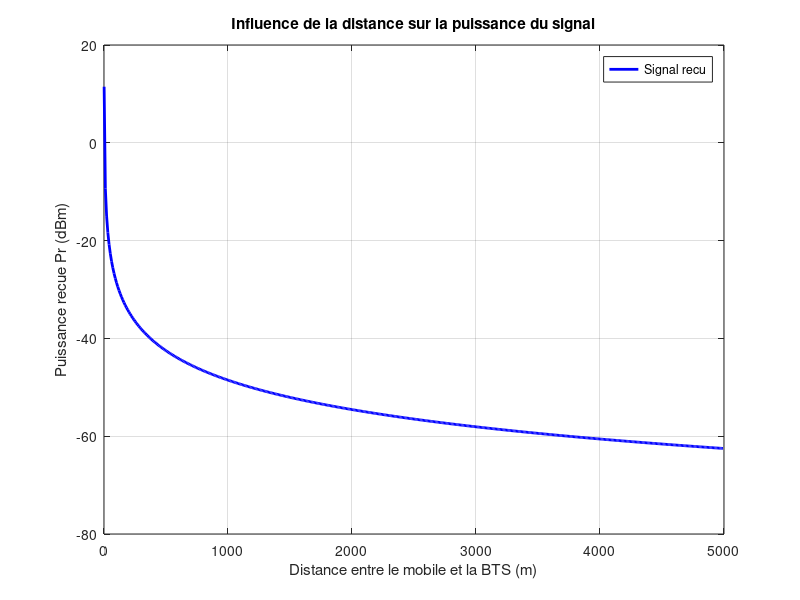
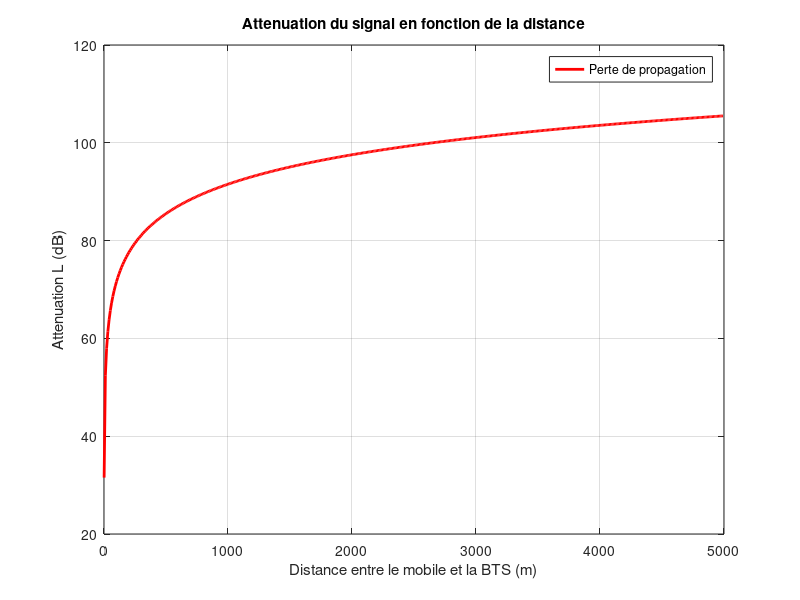

These charts were generated, in order, by the following MATLAB code:
% Propagation des ondes
clear all;
close all;
clc;

%% PARAMETRES
Pt = 43;              % Puissance d'emission en dBm
f = 900e6;            % Frequence : 900 MHz
c = 3e8;              % Vitesse de la lumiere

% Distance entre le mobile et l'antenne
d = 1:10:5000;        % Distance de 1 m a 5000 m
%% CALCUL DE LA PERTE DE PROPAGATION
% Formule du Free Space Path Loss (FSPL)
L = 20*log10(d) + 20*log10(f) - 147.55;
%% CALCUL DE LA PUISSANCE RECUE
Pr = Pt - L;
%% AFFICHAGE DES RESULTATS
figure;
plot(d, Pr, 'b', 'LineWidth', 2);
grid on;
xlabel('Distance entre le mobile et la BTS (m)');
ylabel('Puissance recue Pr (dBm)');
title('Influence de la distance sur la puissance du signal');
legend('Signal recu');
%% DEUXIEME GRAPHIQUE : ATTENUATION
figure;
plot(d, L, 'r', 'LineWidth', 2);
grid on;
xlabel('Distance entre le mobile et la BTS (m)');
ylabel('Attenuation L (dB)');
title('Attenuation du signal en fonction de la distance');
legend('Perte de propagation');
%% INTERPRETATION SIMPLE
disp('===========================================');
disp('INTERPRETATION');
disp('===========================================');
disp('Lorsque la distance augmente :');
disp('- L attenuation du signal augmente');
disp('- La puissance recue diminue');
disp('- Le signal devient plus faible');
disp('===========================================');
